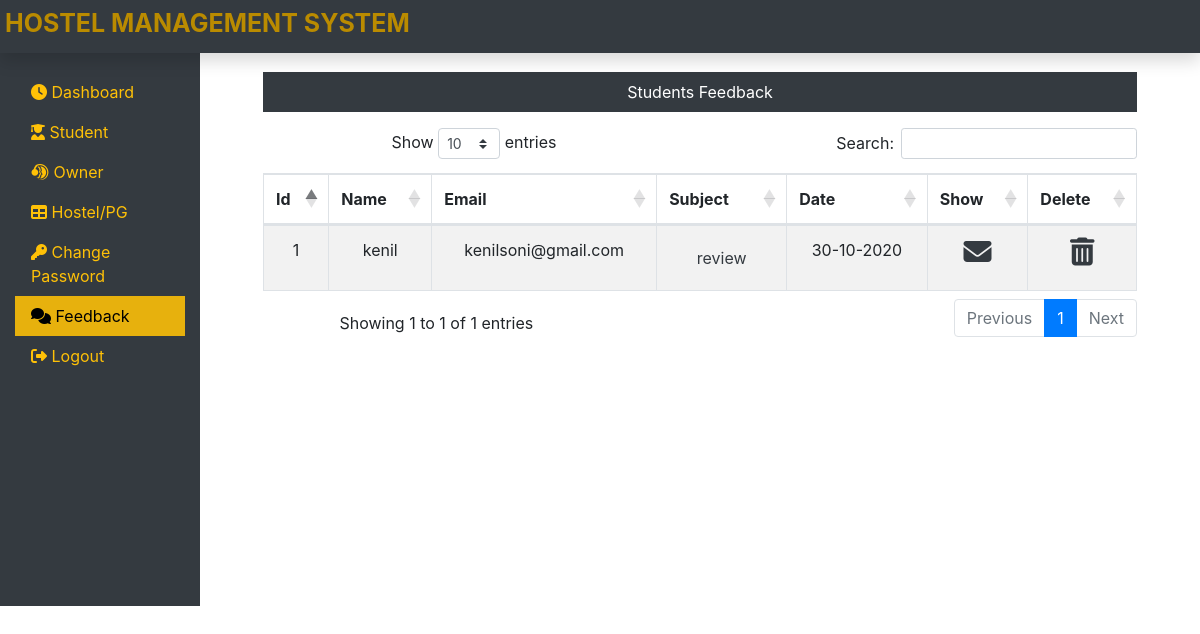
The app's page /Admin/showfeed.php (signed in) with its own data.
### tables this page shows
CREATE TABLE `feedback_tbl` (
  `id` int(11) NOT NULL,
  `name` varchar(30) NOT NULL,
  `email` varchar(40) NOT NULL,
  `subject` varchar(40) NOT NULL,
  `feedback` varchar(500) NOT NULL,
  `date` date NOT NULL
);

### Admin/showfeed.php (the view, shortened to what this page needs)
<?php
include('../db.php');
include('header.php');
?>
<div class="col-sm-9 col-md-10">
  <div class="mx-5 mt-5 text-center">
    <p class=" bg-dark text-white p-2">Students Feedback</p>
    <?php
    $result = mysqli_query($con,"SELECT * FROM `feedback_tbl`") or die('Error' .mysqli_error($con));
    ?>
    <table class="table table-bordered table-striped table-hover">
      <thead>
        <tr>
          <th>Id</th>
          <th>Name</th>
          <th>Email</th>
          <th>Subject</th>
          <th> Date</th>
          <th>Show </th>
          <th> Delete</th>
        </tr>
      </thead>
      <tbody>
        <?php
       $c=1;
       while($row = mysqli_fetch_array($result)) {
           $date = $row['date'];
           $date= date("d-m-Y",strtotime($date));
           $subject = $row['subject'];
           $name = $row['name'];
           $email = $row['email'];
           $id = $row['id'];
        ?>
          <tr>
            <td><?php echo  $c;  $c= $c + 1 ; ?></td>
            <td><?php echo  $name; ?></td>
            <td><?php echo  $email; ?></td>
            <td><?php echo  '<a title="Click to open feedback"  class="nav nav-link text-dark" href="dash.php?q=3&fid='.$id.'">'.$subject.'</a>'; ?></td>
            <td><?php echo  $date; ?></td>
            <td><?php echo '<a title="Click to open feedback" href="dash.php?q=3&fid='.$id.'"><i class="fa fa-envelope text-dark h3"></a>'; ?></td>
            <td><?php echo  "<a onClick=\"javascript: return confirm('Are you sure you want to Delete Feedback');\" href='showfeed.php?del=".$id."'><i class='fa fa-trash-alt text-dark h3'></a>"; ?></td>
          </tr>
        <?php } ?>
      </tbody>
    </table>
  </div>
  <?php
include("footer.php");
?>

### css/mystyle.css (style rules this page uses)
html,body { height: 100%; margin:0px; padding: 0px; }

### records on screen
feedback_tbl: name "kenil", email "kenilsoni@gmail.com", subject "review", date "30-10-2020"
